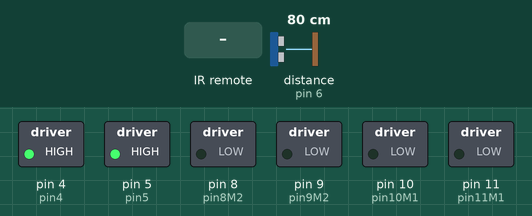
Recording of a sketch running on a simulated Arduino Uno, built with avr-gcc and run on an emulated ATmega328P. Shown: switched loads named in the sketch (green lamp = pin HIGH). The test bench sets the inputs (shaded band); at power-on: distance to the obstacle (sensor on pin 6) 80 cm. The echo pulse lasts 58.3 µs per cm; what the sketch prints to the serial monitor is not drawn.

Above: at 1.2 s.
1.3 s: infrared code 0x2421 received
At 3.1 s:
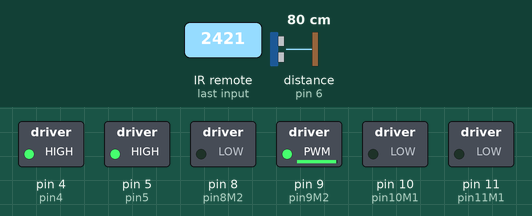
3.6 s: infrared code 0x2621 received
At 4.7 s:
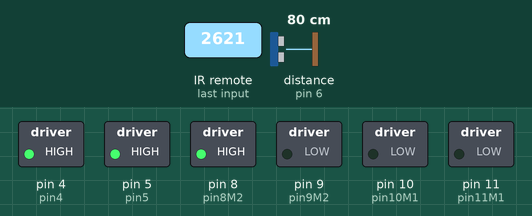
5.1 s: infrared code 0x6421 received
8.1 s: infrared code 0x1621 received
At 8.7 s:
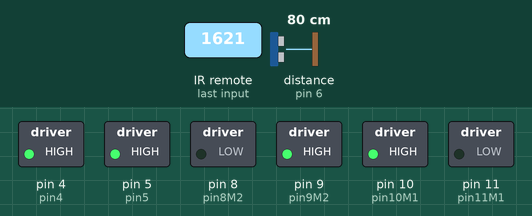
9.6 s: infrared code 0x5621 received
At 10.5 s:
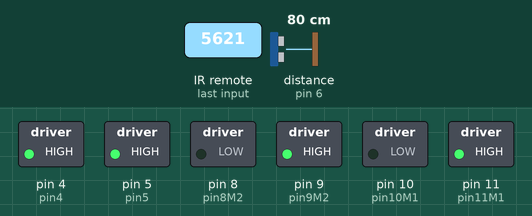
11.1 s: distance to the obstacle (sensor on pin 6) set to 50 cm
12.6 s: distance to the obstacle (sensor on pin 6) set to 43 cm
At 13.4 s:
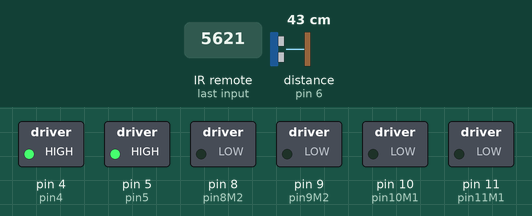
Timing chart, 0 to 15.6 s (numbered marks = the images above; inputs shaded):
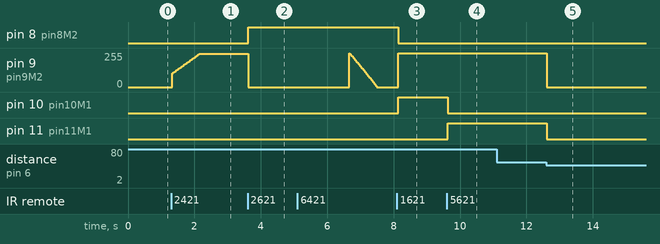

The sketch:

CodigoCarroFull.ino
```cpp
#define TRIGGER_PIN  7//definiendo pin 7 para trigguer
#define ECHO_PIN     6//Definiendo pin 6 para el echo
#include <Ultrasonic.h>
#include <IRremote.h>

int led = 13;
float cmMsec,inMsec;
long microsec;
Ultrasonic ultrasonic(TRIGGER_PIN, ECHO_PIN);
long distancia;//variable que me almacenara la distancia calculada en base al tiempo
long tiempo;//Variable que me almacenara el tiempo retornado por el sensor de ultrasonido
int PINREC = 13; //define input pin on Arduino
int pin11M1 = 11;//pines definidos para el motor 1 que son 11 y 10
int pin10M1 = 10;
int pin9M2 = 9;//Definir pines del motor 2
int pin8M2 = 8;
int pin5 =5;//Para acelerar el primer motor
int pin4 = 4;//Para acelerar el segundo motor
int Acelerar=100;//Aumentara en 5 cuando se presiona el boton de subir
boolean cambio=true;
IRrecv irrecv(PINREC);
decode_results results;
int valorIR;
void setup()
{
  pinMode(pin11M1,OUTPUT);//Habilita el pin11 como salida del motor 1
  pinMode(pin10M1,OUTPUT);//Habilita el pin10 como salida del motor 1
  pinMode(pin5,OUTPUT);//Habilita el el pin 5 para acelerar el motor 1
  pinMode(pin9M2,OUTPUT);//Habilita el pin 9 como salida del motor 2
  pinMode(pin8M2,OUTPUT);//Habilita el pin 8 como salida del motor 2
  pinMode(pin4,OUTPUT);//Habilita el el pin 4 para acelerar el motor 2
  //Habilitando pines de Ultrasonido
  digitalWrite(pin5, HIGH);//Inicializando el pin5 de aceleracion con un valor alto
  digitalWrite(pin4, HIGH);//Inicializando el pin4 de bajar aceleracion con un valor alto
  Serial.begin(9600);
  irrecv.enableIRIn(); // Start the receiver


}
void loop() {
  if (irrecv.decode(&results)) {
    Serial.println(results.value );
    irrecv.resume(); // Receive the next value
  }
  SenalUltraSonic();
  Serial.println("CM");
  Serial.println(cmMsec);
  if(cmMsec<=45){//si el carro esta a una distancia menor o igual que 45cm el carrito se detiene
    detener();
  }else{
    MoverAcer(results.value);//Llama a la funcion de movimiento en caso de que la distancia sea mayor que 45 para poder moverse
  }
}
void MoverAcer(int valor){
  switch(valor){

      case 22561://Boton Encender del control que hara que giren a velocidad normal los dos motores
          avanzar();
          break;
      case 26145://Boton PARA AVANZAR del control que hara que giren a velocidad normal los dos motores
          avanzar();
          break;

      case 9761://Retroceder en velocidad normal con el boton de retroceder
          retroceder();
          break;
      case 5665://Mover a la derecha
          //digitalWrite(pin9M2,LOW);
          //digitalWrite(pin8M2,LOW);
          derecha();
          break;
       case 22049://Mover a la Izquierda
           izquierda();
          //digitalWrite(pin9M2,LOW);
         // digitalWrite(pin8M2,LOW);
          break;
       case 5153://Detener Motores
           detener();
          break;

      case 9249://Subir Volumen para acelerar los motores
          Acelerar+=5;
          if(Acelerar>=0 && Acelerar<255){
            Serial.println("Aecelerar");
            Serial.println(Acelerar);
            acelerar();
          }else{
            Serial.println("No se puede acelerar mas");
          }
          break;

      case 25633://Bajar volumen y para acelerar los motores hacia atra
          Acelerar-=5;
          Serial.println(Acelerar);
          if(Acelerar>=0 && Acelerar <=255){
          acelerar();
          }else{
            Serial.println("No se puede bajar mas!!");
          }
          break;

  }

}
  void SenalUltraSonic(){

    microsec = ultrasonic.timing();

    cmMsec = ultrasonic.convert(microsec, Ultrasonic::CM);

    inMsec = ultrasonic.convert(microsec, Ultrasonic::IN);


  }
void avanzar(){
  digitalWrite(pin9M2,HIGH);
  digitalWrite(pin8M2,LOW);
  //Velocidad inicial
  analogWrite(pin9M2,200);
}
void retroceder(){
  digitalWrite(pin9M2,LOW);
  digitalWrite(pin8M2,HIGH);
  analogWrite(pin8M2,200);
}
void derecha(){
  digitalWrite(pin11M1,LOW);
  digitalWrite(pin10M1,HIGH);
  digitalWrite(pin9M2,HIGH);
  digitalWrite(pin8M2,LOW);
}
void izquierda(){
  digitalWrite(pin9M2,HIGH);
  digitalWrite(pin8M2,LOW);
  digitalWrite(pin11M1,HIGH);
  digitalWrite(pin10M1,LOW);
}
void detener(){
  digitalWrite(pin11M1,LOW);
  digitalWrite(pin10M1,LOW);
  digitalWrite(pin9M2,LOW);
}
void acelerar(){
  analogWrite(pin9M2,Acelerar);
}
```

Measured:
- the behaviour switches between 46 and 45 cm on distance to the obstacle (sensor on pin 6) (found by bisection; images 4 and 5)
- after the input at 1.3 s, pin 9 (pin9M2): moves from 0/255 to 250/255 over 0.81 s, starting at once
- after the input at 3.6 s, pin 8 (pin8M2): LOW → HIGH at once; pin 9 (pin9M2): 250/255 → 0/255 at once
- after the input at 8.1 s, pin 8 (pin8M2): HIGH → LOW after 0.05 s; pin 9 (pin9M2): 0/255 → 255/255 after 0.05 s; pin 10 (pin10M1): LOW → HIGH after 0.05 s
- after the input at 9.6 s, pin 10 (pin10M1): HIGH → LOW at once; pin 11 (pin11M1): LOW → HIGH at once
- after the input at 12.6 s, pin 9 (pin9M2): 255/255 → 0/255 at once; pin 11 (pin11M1): HIGH → LOW at once
